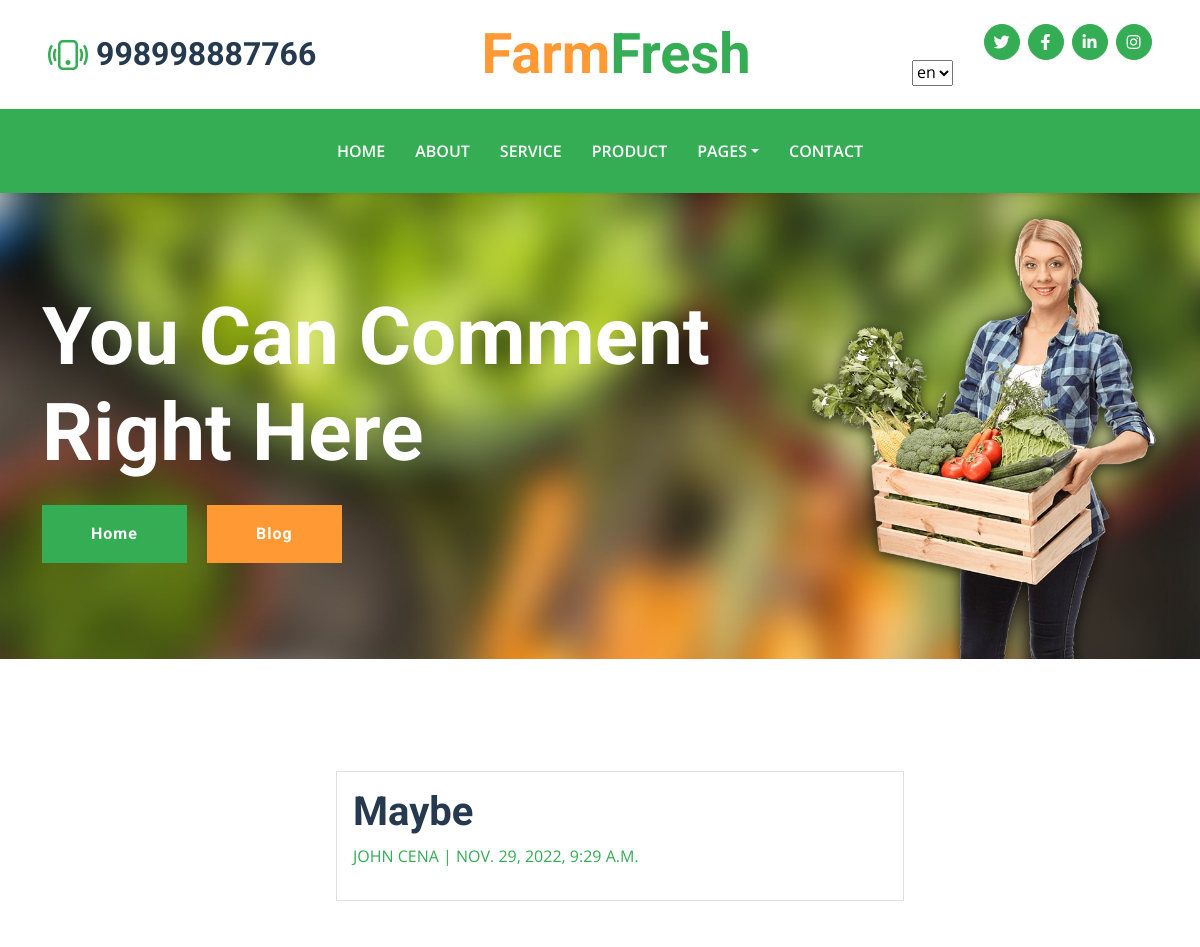
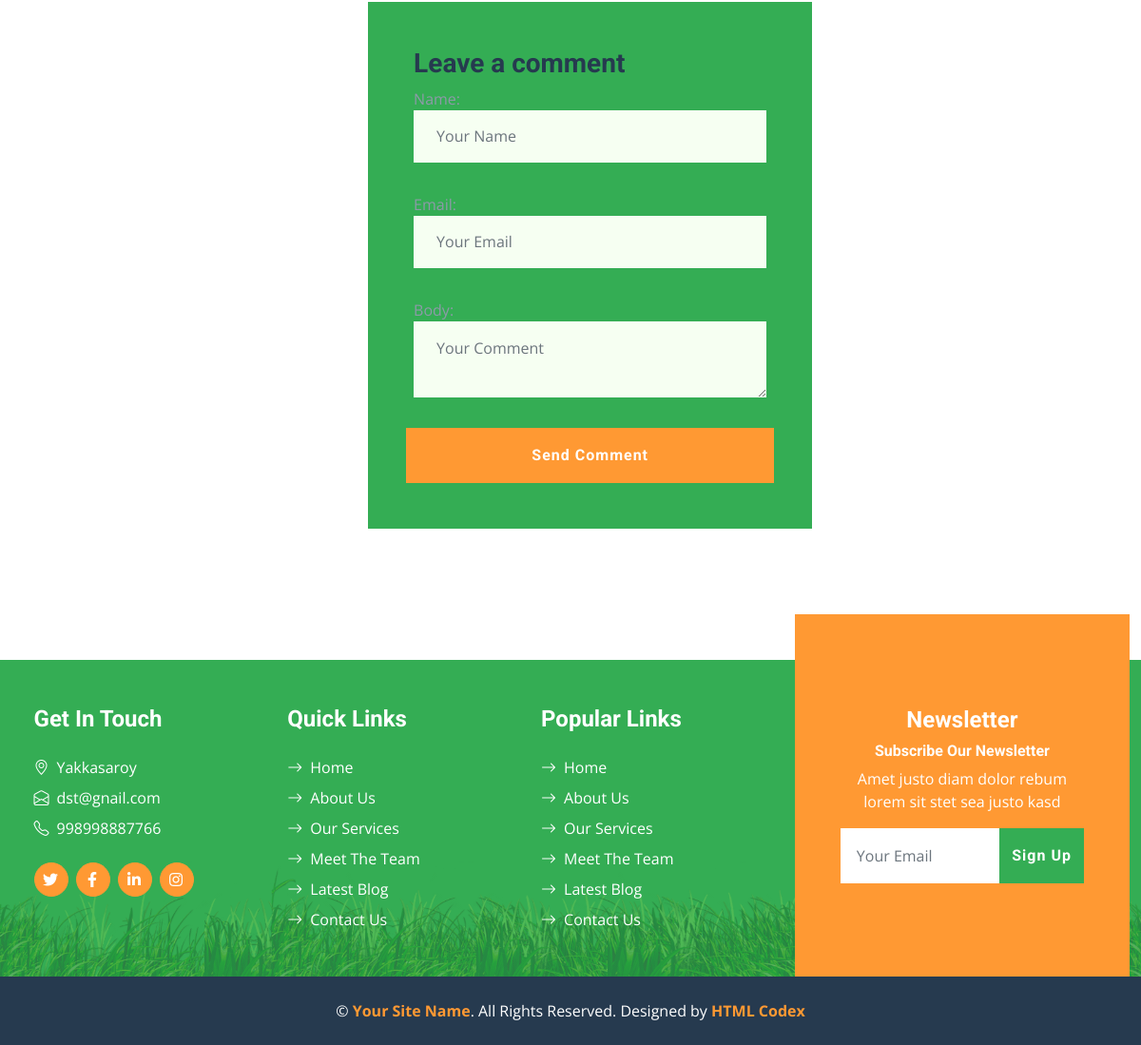
The page /post_detail/mb/ on the database its author committed (2 pictures, top to bottom).
### farmfresh/models.py (models this page shows, shortened)
class AboutUs(models.Model):
    adress = models.CharField(max_length=255)
    email = models.EmailField()
    phone_number = models.CharField(max_length=255)
    city = models.ForeignKey(City, on_delete=models.CASCADE)
    twitter_url = models.CharField(max_length=200, null=True, blank=True)
    facebook_url = models.CharField(max_length=200, null=True, blank=True)
    linkedin_url = models.CharField(max_length=200, null=True, blank=True)
    instagram_url = models.CharField(max_length=200, null=True, blank=True)

class Post(models.Model):
    title = models.CharField(max_length=100)
    slug = models.CharField(max_length=250)
    author_name = models.CharField(max_length=250)
    updated_on = models.DateTimeField(auto_now= True)
    created_on = models.DateTimeField(auto_now_add=True)
    image = models.ImageField(upload_to = 'mobile_images')
    class Meta:
        ordering = ['-created_on']

### farmfresh/views.py (the view)
# urls.py: path('post_detail/<str:slug>/', views.post_detail, name='post_detail'),
def post_detail(request, slug):
    template_name = 'all/post_detail.html'
    post = get_object_or_404(Post, slug=slug)
    comments = post.comments.filter(active=True)
    new_comment = None
    if request.method == 'POST':
        comment_form = CommentForm(data=request.POST)
        if comment_form.is_valid():
            new_comment = comment_form.save(commit=False)
            new_comment.post = post
            new_comment.save()
            if new_comment.save:
                return redirect('blog')
    else:
        comment_form = CommentForm()
    aboutdisplay = AboutUs.objects.all()
    return render(request, template_name, {'post': post,
                                           'comments': comments,
                                           'new_comment': new_comment,
                                           'comment_form': comment_form,
                                           "AboutUs": aboutdisplay})

### templates/all/post_detail.html (shortened to what this page needs)
{% extends 'base.html' %}
{% load static %}
{% block content %}
{% load i18n %}
    <div class="container-fluid bg-primary py-5 bg-hero mb-5">
        <div class="container py-5">
            <div class="row justify-content-start">
                <div class="col-lg-8 text-center text-lg-start">
                    <h1 class="display-1 text-white mb-md-4">{% trans "You Can Comment Right Here" %}</h1>
                    <a href="{% url 'index' %}" class="btn btn-primary py-md-3 px-md-5 me-3">{% trans "Home" %}</a>
                    <a href="{% url 'blog' %}" class="btn btn-secondary py-md-3 px-md-5">{% trans "Blog" %}</a>
                </div>
            </div>
        </div>
    </div>
<div class="container1">
    <div class="container-fluid py-5">
             <div class="col-md-8 card mb-400  mt-3 left  top">
                <div class="card-body">
                    <h1>{% block title %} {{ post.title }} {% endblock title %}</h1>
                    <p class="text-primary text-uppercase">{{ post.author_name }} | {{ post.created_on }}</p>
                </div>
            </div><br><br>
            <div class="com">
            <div class="row g-0">
                <div class="col-lg-7">
                    <div class="bg-primary h-100 p-5">
                        <h3>Leave a comment</h3>
                        <form method="post" action="">
                        <div class="row g-3">
                            {{ comment_form.as_p }}
                            <button class="btn btn-secondary w-100 py-3" type="submit">{% trans "Send Comment" %}</button>
                        </div>
                        </form>
                    </div>
                </div>
            </div></div>
    </div>
</div>
{% endblock content %}

### templates/base.html (shortened to what this page needs)
{% load static %}
{% load i18n %}
<!DOCTYPE html>
<html lang="en">
<head>
    <link href="https://cdnjs.cloudflare.com/ajax/libs/font-awesome/5.15.0/css/all.min.css" rel="stylesheet">
    <link href="https://cdn.jsdelivr.net/npm/bootstrap-icons@1.4.1/font/bootstrap-icons.css" rel="stylesheet">
    <link href="{% static 'css/assets/owl.carousel.min.css' %}" rel="stylesheet">
    <link href="{% static 'css/bootstrap.min.css' %}" rel="stylesheet">
    <link href="{% static 'css/style.css' %}" rel="stylesheet">
</head>
<body>
    <div class="container-fluid px-5 d-none d-lg-block">
        <div class="row gx-5 py-3 align-items-center">
            <div class="col-lg-3">
                <div class="d-flex align-items-center justify-content-start">
                    <i class="bi bi-phone-vibrate fs-1 text-primary me-2"></i>
                    {% for item in AboutUs %}
                    {% if item.id == 1%}
                    <h2 class="mb-0">{{item.phone_number}}</h2>
                    {%endif%}
                    {%endfor%}
                </div>
            </div>
            <div class="col-lg-6">
                <div class="d-flex align-items-center justify-content-center">
                    <a href="{% url 'index' %}" class="navbar-brand ms-lg-5">
                        <h1 class="m-0 display-4 text-primary"><span class="text-secondary">{% trans "Farm" %}</span>{% trans "Fresh"%}</h1>
                    </a>
                </div>
            </div>
            <div class="col-lg-3">
                {% for item in AboutUs %}
                {% if item.id == 1 %}
                <div class="d-flex align-items-center justify-content-end">
                    <a class="btn btn-primary btn-square rounded-circle me-2" href="{{item.twitter_url}}"><i class="fab fa-twitter"></i></a>
                    <a class="btn btn-primary btn-square rounded-circle me-2" href="{{item.facebook_url}}"><i class="fab fa-facebook-f"></i></a>
                    <a class="btn btn-primary btn-square rounded-circle me-2" href="{{item.linkedin_url}}"><i class="fab fa-linkedin-in"></i></a>
                    <a class="btn btn-primary btn-square rounded-circle" href="{{item.instagram_url}}"><i class="fab fa-instagram"></i></a>
                </div>
                {%endif%}
                {%endfor%}
                <div class="header-content">
                    <form action="{% url 'set_language' %}" method="post">
                        <select class="selectpicker" name="language" style="width: auto;" onchange="this.form.submit()">
                            {% get_current_language as LANGUAGE_CODE %}
                            {% get_available_languages as LANGUAGES %}
                            {% get_language_info_list for LANGUAGES as languages %}
                            {% for language in languages %}
                            <option value="{{ language.code }}" {% if language.code == LANGUAGE_CODE %} selected="selected" {% endif %}
                                data-content='<img src="/static/images/flags/{{ language.code }}.gif"></span>
                                <span style="display:inline-block; width:100px; padding-left: 10px; text-shadow:none">
                                  {{ language.name_local }}
                                </span>'>
                                {{ language.code }}
                            </option>
                            {% endfor %}
                        </select>
                    </form>
                </div>
            </div>
        </div>
    </div>
    <nav class="navbar navbar-expand-lg bg-primary navbar-dark shadow-sm py-3 py-lg-0 px-3 px-lg-5">
        <div class="collapse navbar-collapse" id="navbarCollapse">
            <div class="navbar-nav mx-auto py-0">
                <a href="{% url 'index' %}" class="nav-item nav-link">{% trans "Home" %}</a>
                <a href="{% url 'about' %}" class="nav-item nav-link">{% trans "About" %}</a>
                <a href="{% url 'service' %}" class="nav-item nav-link">{% trans "Service" %}</a>
                <a href="{% url 'product' %}" class="nav-item nav-link">{% trans "Product" %}</a>
                <div class="nav-item dropdown">
                    <a href="#" class="nav-link dropdown-toggle" data-bs-toggle="dropdown">{% trans "Pages" %}</a>
                </div>
                <a href="{% url 'contact' %}" class="nav-item nav-link">{% trans "Contact" %}</a>
            </div>
        </div>
    </nav>
    {% block content %}{% endblock content %}
    <div class="container-fluid bg-footer bg-primary text-white mt-5">
        <div class="footer">
            <div class="row gx-5">
                <div class="col-lg-8 col-md-6">
                    <div class="row gx-5">
                        <div class="col-lg-4 col-md-12 pt-5 mb-5">
                            {% for item in AboutUs %}
                            {% if item.id == 1 %}
                            <h4 class="text-white mb-4">{% trans "Get In Touch" %}</h4>
                            <div class="d-flex mb-2">
                                <i class="bi bi-geo-alt text-white me-2"></i>
                                <p class="text-white mb-0">{{item.adress}}</p>
                            </div>
                            <div class="d-flex mb-2">
                                <i class="bi bi-envelope-open text-white me-2"></i>
                                <p class="text-white mb-0">{{item.email}}</p>
                            </div>
                            <div class="d-flex mb-2">
                                <i class="bi bi-telephone text-white me-2"></i>
                                <p class="text-white mb-0">{{item.phone_number}}</p>
                            </div>
                            <div class="d-flex mt-4">
                                <a class="btn btn-secondary btn-square rounded-circle me-2"
                                    href="{{item.twitter_url}}"><i class="fab fa-twitter"></i></a>
                                <a class="btn btn-secondary btn-square rounded-circle me-2"
                                    href="{{item.facebook_url}}"><i class="fab fa-facebook-f"></i></a>
                                <a class="btn btn-secondary btn-square rounded-circle me-2"
                                    href="{{item.linkedin_url}}"><i class="fab fa-linkedin-in"></i></a>
                                <a class="btn btn-secondary btn-square rounded-circle" href="{{item.instagram_url}}"><i
                                    class="fab fa-instagram"></i></a>
                            </div>
                            {%endif%}
                            {%endfor%}
                        </div>
                        <div class="col-lg-4 col-md-12 pt-0 pt-lg-5 mb-5">
                            <h4 class="text-white mb-4">{% trans "Quick Links" %}</h4>
                            <div class="d-flex flex-column justify-content-start">
                                <a class="text-white mb-2" href="{% url 'index' %}"><i
                                        class="bi bi-arrow-right text-white me-2"></i>{% trans "Home" %}</a>
                                <a class="text-white mb-2" href="{% url 'about' %}"><i
                                        class="bi bi-arrow-right text-white me-2"></i>{% trans "About Us" %}</a>
                                <a class="text-white mb-2" href="{% url 'service' %}"><i
                                        class="bi bi-arrow-right text-white me-2"></i>{% trans "Our Services" %}</a>
                                <a class="text-white mb-2" href="{% url 'team' %}"><i
                                        class="bi bi-arrow-right text-white me-2"></i>{% trans "Meet The Team" %}</a>
                                <a class="text-white mb-2" href="{% url 'blog' %}"><i
                                        class="bi bi-arrow-right text-white me-2"></i>{% trans "Latest Blog" %}</a>
                                <a class="text-white" href="{% url 'contact' %}"><i
                                        class="bi bi-arrow-right text-white me-2"></i>{% trans "Contact Us" %}</a>
                            </div>
                        </div>
                        <div class="col-lg-4 col-md-12 pt-0 pt-lg-5 mb-5">
                            <h4 class="text-white mb-4">{% trans "Popular Links" %}</h4>
                            <div class="d-flex flex-column justify-content-start">
                                <a class="text-white mb-2" href="{% url 'index' %}"><i
                                        class="bi bi-arrow-right text-white me-2"></i>{% trans "Home" %}</a>
                                <a class="text-white mb-2" href="{% url 'about' %}"><i
                                        class="bi bi-arrow-right text-white me-2"></i>{% trans "About Us" %}</a>
                                <a class="text-white mb-2" href="{% url 'service' %}"><i
                                        class="bi bi-arrow-right text-white me-2"></i>{% trans "Our Services" %}</a>
                                <a class="text-white mb-2" href="{% url 'team' %}"><i
                                        class="bi bi-arrow-right text-white me-2"></i>{% trans "Meet The Team" %}</a>
                                <a class="text-white mb-2" href="{% url 'blog' %}"><i
                                        class="bi bi-arrow-right text-white me-2"></i>{% trans "Latest Blog" %}</a>
                                <a class="text-white" href="{% url 'contact' %}"><i
                                        class="bi bi-arrow-right text-white me-2"></i>{% trans "Contact Us" %}</a>
                            </div>
                        </div>
                    </div>
                </div>
                <div class="col-lg-4 col-md-6 mt-lg-n5">
                    <div class="d-flex flex-column align-items-center justify-content-center text-center h-100 bg-secondary p-5">
                        <h4 class="text-white">{% trans "Newsletter" %}</h4>
                        <h6 class="text-white">{% trans "Subscribe Our Newsletter" %}</h6>
                        <p>{% trans "Amet justo diam dolor rebum lorem sit stet sea justo kasd" %}</p>
                        <form action="#" method="POST">
                            <div class="input-group">
                                <input type="text" name = email class="form-control border-white p-3" placeholder="Your Email">
                                <button class="btn btn-primary">{% trans "Sign Up" %} </button>
                            </div>
                        </form>
                    </div>
                </div>
            </div>
        </div>
    </div>
    <div class="container-fluid bg-dark text-white py-4">
        <div class="container text-center">
            <p class="mb-0">&copy; <a class="text-secondary fw-bold" href="#">Your Site Name</a>. All Rights Reserved.
                Designed by <a class="text-secondary fw-bold" href="https://htmlcodex.com">HTML Codex</a></p>
        </div>
    </div>
</body>
</html>

### rows shown on the page
AboutUs: phone_number "998998887766", adress "Yakkasaroy", email "dst@gnail.com"
Post: title "Maybe", author_name "JOHN CENA", created_on "NOV. 29, 2022, 9:29 A.M."

### other values the page prints
form field language "en"
